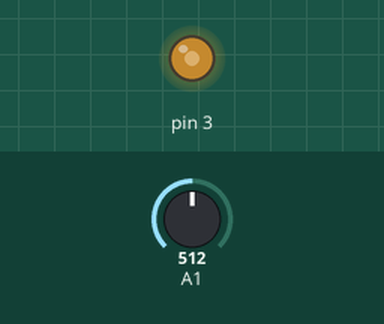
Simulated run of this sketch. Board: Arduino Uno, built with avr-gcc and run on an emulated ATmega328P. On the bench: output pins drawn as LEDs (lit = HIGH). The test bench sets the inputs (shaded band); at power-on: A1 = 512.

Above: at 1.2 s.
1.3 s: A1 set to 716
At 1.7 s:
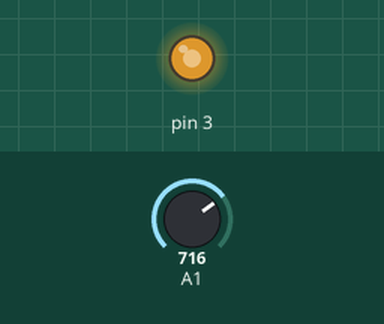
2.8 s: A1 set to 900
At 4.0 s:
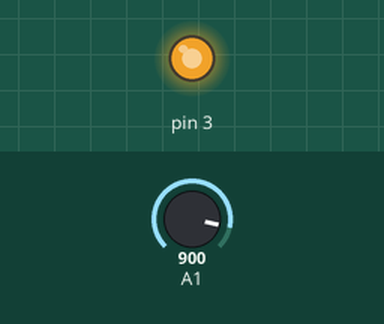
4.3 s: A1 set to 122
At 5.2 s:
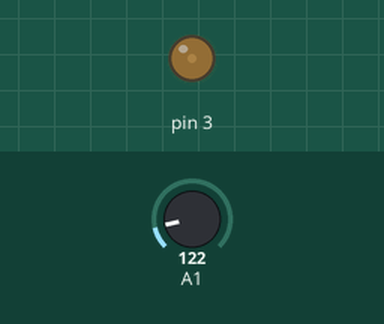
5.8 s: A1 set to 0
At 6.3 s:
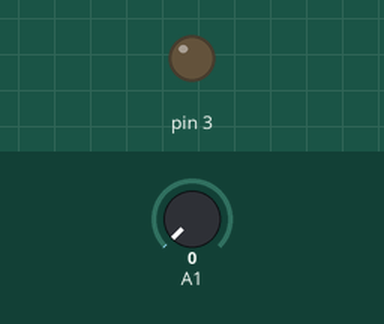
7.3 s: A1 set to 511
At 8.7 s:
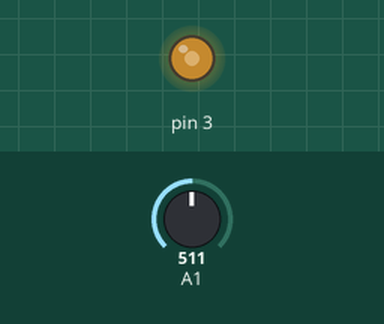
Timing chart, 0 to 9.8 s (numbered marks = the images above; inputs shaded):
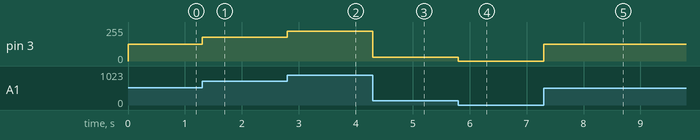

The sketch:

Port_Manipulation.ino
```cpp
int x;
void setup()
{
   TCCR2B = TCCR2B & B11111000 | B00000010;
   pinMode(3,OUTPUT);
}

void loop()
{
   x=analogRead(A1);
   analogWrite(3,map(x,0,1023,0,255));
}
```

Measured:
- after the input at 1.3 s, pin 3: 127/255 → 178/255 at once
- after the input at 2.8 s, pin 3: 178/255 → 224/255 at once
- after the input at 4.3 s, pin 3: 224/255 → 30/255 at once
- after the input at 5.8 s, pin 3: 30/255 → 0/255 at once
- after the input at 7.3 s, pin 3: 0/255 → 127/255 at once
